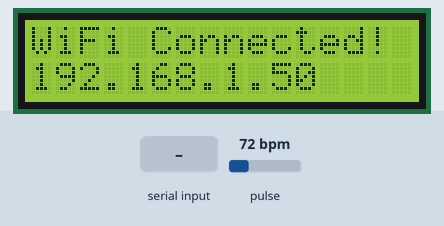
Simulated run of this sketch. Board: ESP32. Parts: 16×2 character LCD. The test bench sets the inputs (shaded band); at power-on: pulse 72 bpm. WiFi joins after 1.5 s; servers stay silent unless stated; I2S audio is not simulated (input reads silence); uploads are accepted with an empty reply; what the sketch prints to the serial monitor is not drawn.

Above: at 3.7 s.
At 6.8 s:
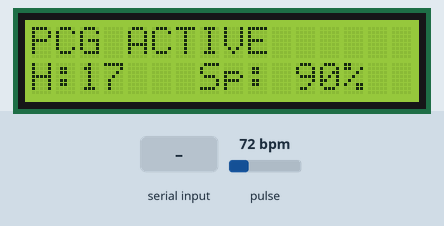
6.9 s: "PPG_REC\n" received over Serial
At 7.9 s:
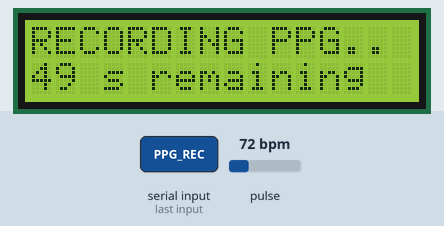
At 58.3 s:
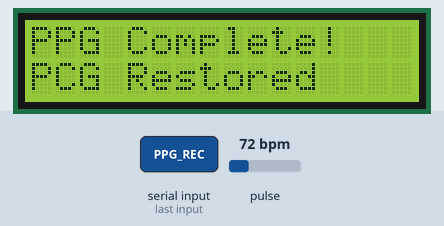
Timing chart, 0 to 59.8 s (numbered marks = the images above; inputs shaded):
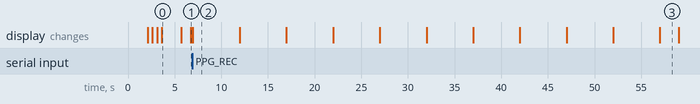

Measured:
- after the input at 6.9 s, the display: changes after 0.06 s (image 2)
- what the display in image 0 shows lasts 2.1 s, from 3.6 s to 5.7 s
- what the display in image 2 shows lasts 5.0 s, from 7.0 s to 12.0 s

The sketch:

ESP32_Cardiotrix_Dashboard.ino
```cpp
/*
 * CARDIOTRIX — ESP32 Firmware
 * ═══════════════════════════════════════════════════════════════════════════
 * Sensors : INMP441 (I2S microphone)  +  MAX30102 (PPG / IR+Red)
 *
 * ── MODE 1  (PCG Active — default) ────────────────────────────────────────
 *   Audio task (Core 0) streams raw 16-bit I2S samples continuously over USB
 *   Serial at 921600 baud.  serialService.js opens the port and reads them
 *   when the "Record Heart Sound" button is pressed on the dashboard.
 *
 *   Main loop (Core 1) calculates BPM + SpO2 from MAX30102, shows them on
 *   the LCD, and POSTs {hr, spo2} to the Node.js backend via WiFi every 5 s.
 *   The backend saves the reading and re-broadcasts via Socket.IO so the
 *   LiveSensor panel on the dashboard updates in real time.
 *
 * ── MODE 2  (PPG Recording — triggered by "PPG_REC\n") ────────────────────
 *   Audio task sleeps — Serial bus is quiet.
 *   Main loop sends "D:<IR>,<Red>\n" at ~100 Hz for 120 s.
 *   serialService.js collects these lines and feeds them to ppg_bp_server.py
 *   for blood-pressure prediction.
 *   After 120 s the device returns to Mode 1 automatically.
 *
 * ── Commands (sent by serialService.js over USB) ───────────────────────────
 *   "PCG_REC\n"  →  stay in / return to Mode 1  (PCG)
 *   "PPG_REC\n"  →  switch to Mode 2             (PPG 120 s)
 *
 * ── WiFi POST  →  POST /api/readings ─────────────────────────────────────
 *   { "deviceId":"esp32-cardiotrix", "hr":<n>, "spo2":<n>,
 *     "ecg":[], "ppg":[], "pcg":[] }
 *
 * ── Required Arduino libraries ────────────────────────────────────────────
 *   LiquidCrystal_I2C          (Frank de Brabander / johnrickman)
 *   SparkFun MAX3010x Pulse and Proximity Sensor Library
 * ═══════════════════════════════════════════════════════════════════════════
 */

#include <WiFi.h>
#include <HTTPClient.h>
#include <driver/i2s.h>
#include <Wire.h>
#include <LiquidCrystal_I2C.h>
#include "MAX30105.h"
#include "heartRate.h"

// ── WiFi / Backend ────────────────────────────────────────────────────────────
const char* SSID       = "SoC_Lab";
const char* PASSWORD   = "research@soc";
const char* SERVER_URL = "http://100.59.81.84/api/readings";

// ── I2S pins (INMP441) ────────────────────────────────────────────────────────
#define I2S_WS   15
#define I2S_SCK  14
#define I2S_SD   32
#define I2S_PORT I2S_NUM_0

// ── LCD (I2C address 0x27, 16×2) ─────────────────────────────────────────────
LiquidCrystal_I2C lcd(0x27, 16, 2);

// ── MAX30102 ──────────────────────────────────────────────────────────────────
MAX30105 particleSensor;

// ── Mode ──────────────────────────────────────────────────────────────────────
//   1 = PCG active  (I2S → Serial, live vitals via WiFi)
//   2 = PPG recording  (D:IR,Red lines for 120 s, then auto-return to 1)
volatile int currentMode = 1;

// ── BPM ───────────────────────────────────────────────────────────────────────
const byte RATE_SIZE = 4;
byte  rates[RATE_SIZE] = {0};
byte  rateSpot         = 0;
long  lastBeat         = 0;
float beatsPerMinute   = 0.0f;
int   beatAvg          = 0;

// ── SpO2 ──────────────────────────────────────────────────────────────────────
int spo2Val = 0;

// ── Periodic timers ───────────────────────────────────────────────────────────
unsigned long lastLcdMs  = 0;
unsigned long lastPostMs = 0;
const unsigned long LCD_INTERVAL  = 1000;   // ms
const unsigned long POST_INTERVAL = 5000;   // ms

// ── FreeRTOS ──────────────────────────────────────────────────────────────────
TaskHandle_t AudioTaskHandle;


// ─────────────────────────────────────────────────────────────────────────────
//  I2S driver install
// ─────────────────────────────────────────────────────────────────────────────
void i2s_install() {
  const i2s_config_t cfg = {
    .mode             = i2s_mode_t(I2S_MODE_MASTER | I2S_MODE_RX),
    .sample_rate      = 16000,
    .bits_per_sample  = I2S_BITS_PER_SAMPLE_16BIT,
    .channel_format   = I2S_CHANNEL_FMT_ONLY_LEFT,
    .communication_format = I2S_COMM_FORMAT_STAND_I2S,
    .intr_alloc_flags = 0,
    .dma_buf_count    = 16,   // 16 x 512 x 2 B  ≈  512 ms DMA headroom
    .dma_buf_len      = 512,  // prevents dropout when WiFi POST runs on Core 0
    .use_apll         = false,
  };
  i2s_driver_install(I2S_PORT, &cfg, 0, NULL);
}

void i2s_setpin() {
  const i2s_pin_config_t pins = {
    .bck_io_num   = I2S_SCK,
    .ws_io_num    = I2S_WS,
    .data_out_num = -1,
    .data_in_num  = I2S_SD,
  };
  i2s_set_pin(I2S_PORT, &pins);
}


// ─────────────────────────────────────────────────────────────────────────────
//  Audio task — pinned to Core 0
//  Streams 16-bit PCG samples over USB Serial when in Mode 1.
//  portMAX_DELAY: blocks until the DMA delivers a sample (~62 µs at 16 kHz).
//  Mode change takes effect on the very next sample — no perceptible gap.
// ─────────────────────────────────────────────────────────────────────────────
void audio_task(void* param) {
  int16_t sample = 0;
  size_t  bytesRead;
  for (;;) {
    if (currentMode == 1) {
      i2s_read(I2S_PORT, &sample, sizeof(sample), &bytesRead, portMAX_DELAY);
      if (bytesRead > 0) {
        Serial.write((uint8_t*)&sample, sizeof(sample));
      }
    } else {
      vTaskDelay(5 / portTICK_PERIOD_MS);
    }
  }
}


// ─────────────────────────────────────────────────────────────────────────────
//  WiFi connect helper
// ─────────────────────────────────────────────────────────────────────────────
void connectWiFi() {
  WiFi.mode(WIFI_STA);
  WiFi.begin(SSID, PASSWORD);

  lcd.clear();
  lcd.setCursor(0, 0); lcd.print("WiFi Connecting ");

  int dots = 0;
  while (WiFi.status() != WL_CONNECTED && dots < 20) {
    delay(500);
    lcd.setCursor(dots % 16, 1);
    lcd.print(".");
    dots++;
  }

  lcd.clear();
  if (WiFi.status() == WL_CONNECTED) {
    lcd.setCursor(0, 0); lcd.print("WiFi Connected!");
    lcd.setCursor(0, 1); lcd.print(WiFi.localIP().toString());
  } else {
    lcd.setCursor(0, 0); lcd.print("WiFi FAILED");
    lcd.setCursor(0, 1); lcd.print("USB Mode Only");
  }
  delay(2000);
}


// ─────────────────────────────────────────────────────────────────────────────
//  POST {hr, spo2} to the Node.js backend.
//  Backend writes to DB and emits "new_reading" via Socket.IO so the
//  dashboard LiveSensor panel (Heart Rate + SpO2 VCards) updates live.
//  Timeout 1500 ms — keeps the main loop from stalling too long.
// ─────────────────────────────────────────────────────────────────────────────
void postVitals(int hr, int spo2) {
  if (WiFi.status() != WL_CONNECTED) return;

  HTTPClient http;
  http.begin(SERVER_URL);
  http.addHeader("Content-Type", "application/json");
  http.setTimeout(1500);

  // Manual JSON — no ArduinoJson library needed
  String body = "{\"deviceId\":\"esp32-cardiotrix\","
                "\"hr\":"   + String(hr)   + ","
                "\"spo2\":" + String(spo2) + ","
                "\"ecg\":[], \"ppg\":[], \"pcg\":[]}";

  http.POST(body);   // fire-and-forget
  http.end();
}


// ─────────────────────────────────────────────────────────────────────────────
//  setup()
// ─────────────────────────────────────────────────────────────────────────────
void setup() {
  Serial.begin(921600);
  Wire.begin();

  // LCD welcome
  lcd.init();
  lcd.backlight();
  lcd.setCursor(3, 0); lcd.print("CARDIOTRIX");
  lcd.setCursor(1, 1); lcd.print("SYSTEM READY");
  delay(2000);

  // MAX30102
  if (!particleSensor.begin(Wire, I2C_SPEED_FAST)) {
    lcd.clear();
    lcd.setCursor(0, 0); lcd.print("MAX30102 FAIL!");
    lcd.setCursor(0, 1); lcd.print("Check wiring.");
    while (1) delay(1000);
  }
  particleSensor.setup();
  particleSensor.setPulseAmplitudeRed(0x0A);
  particleSensor.setPulseAmplitudeGreen(0);

  // I2S (INMP441)
  i2s_install();
  i2s_setpin();
  i2s_start(I2S_PORT);

  // Audio task on Core 0
  xTaskCreatePinnedToCore(
    audio_task, "AudioTask",
    10000, NULL, 1, &AudioTaskHandle, 0
  );

  // WiFi
  connectWiFi();

  // Ready
  lcd.clear();
  lcd.setCursor(0, 0); lcd.print("PCG ACTIVE");
  lcd.setCursor(0, 1); lcd.print("No finger...");
}


// ─────────────────────────────────────────────────────────────────────────────
//  loop()  — runs on Core 1
// ─────────────────────────────────────────────────────────────────────────────
void loop() {

  // ── Serial command handler ────────────────────────────────────────────────
  if (Serial.available() > 0) {
    String cmd = Serial.readStringUntil('\n');
    cmd.trim();

    if (cmd == "PPG_REC") {
      currentMode = 2;
      return;
    }
    if (cmd == "PCG_REC") {
      currentMode = 1;
      lcd.clear();
      lcd.setCursor(0, 0); lcd.print("PCG ACTIVE");
      lcd.setCursor(0, 1); lcd.print("No finger...");
      return;
    }
  }


  // ═══════════════════════════════════════════════════════════════════════════
  //  MODE 1 — PCG active
  //  Audio task (Core 0) handles I2S → Serial automatically.
  //  This loop only updates LCD and posts vitals via WiFi.
  // ═══════════════════════════════════════════════════════════════════════════
  if (currentMode == 1) {

    long irValue = particleSensor.getIR();

    // Beat detection → 4-sample rolling BPM average
    if (checkForBeat(irValue)) {
      long delta = millis() - lastBeat;
      lastBeat   = millis();
      beatsPerMinute = 60.0f / (delta / 1000.0f);
      if (beatsPerMinute > 20 && beatsPerMinute < 255) {
        rates[rateSpot++] = (byte)beatsPerMinute;
        rateSpot %= RATE_SIZE;
        beatAvg = 0;
        for (byte i = 0; i < RATE_SIZE; i++) beatAvg += rates[i];
        beatAvg /= RATE_SIZE;
      }
    }

    // SpO2 — ratio-of-ratios estimate (±2%).
    // For medically accurate SpO2 include spo2_algorithm.h from the Sparkfun library.
    if (irValue > 50000) {
      long redValue = particleSensor.getRed();
      float r = (float)redValue / (float)irValue;
      spo2Val = constrain((int)(110.0f - 25.0f * r), 90, 100);
    }

    // LCD refresh every 1 s
    if (millis() - lastLcdMs > LCD_INTERVAL) {
      lastLcdMs = millis();
      lcd.setCursor(0, 0); lcd.print("PCG ACTIVE      ");
      lcd.setCursor(0, 1);
      if (irValue < 50000) {
        lcd.print("No finger...    ");
      } else {
        char buf[17];
        snprintf(buf, sizeof(buf), "H:%-3d  Sp:%3d%%  ", beatAvg, spo2Val);
        lcd.print(buf);
      }
    }

    // WiFi POST every 5 s — only when finger is present and BPM is valid
    if (millis() - lastPostMs > POST_INTERVAL) {
      lastPostMs = millis();
      if (irValue > 50000 && beatAvg > 0) {
        postVitals(beatAvg, spo2Val);
      }
    }
  }


  // ═══════════════════════════════════════════════════════════════════════════
  //  MODE 2 — PPG recording  (blocking 120 s loop)
  //  Audio task is idle — Serial bus is clear for text PPG lines.
  //  serialService.js parses "D:<IR>,<Red>\n" and sends to ppg_bp_server.py.
  // ═══════════════════════════════════════════════════════════════════════════
  if (currentMode == 2) {
    lcd.clear();
    lcd.setCursor(0, 0); lcd.print("RECORDING PPG..");
    lcd.setCursor(0, 1); lcd.print("Keep still  45s");

    unsigned long start   = millis();
    unsigned long lastCnt = 0;

    while (millis() - start < 50000UL) {
      long ir  = particleSensor.getIR();
      long red = particleSensor.getRed();

      Serial.print("D:");
      Serial.print(ir);
      Serial.print(",");
      Serial.println(red);

      // LCD countdown every 5 s
      if (millis() - lastCnt > 5000) {
        lastCnt = millis();
        int secs = (int)((50000UL - (millis() - start)) / 1000);
        char buf[17];
        snprintf(buf, sizeof(buf), "%-3ds remaining   ", secs);
        lcd.setCursor(0, 1);
        lcd.print(buf);
      }

      delay(10);   // ~100 Hz sample rate
    }

    currentMode = 1;
    lcd.clear();
    lcd.setCursor(0, 0); lcd.print("PPG Complete!");
    lcd.setCursor(0, 1); lcd.print("PCG Restored");
    delay(2000);
    lcd.clear();
    lcd.setCursor(0, 0); lcd.print("PCG ACTIVE");
    lcd.setCursor(0, 1); lcd.print("No finger...");
  }
}
```
